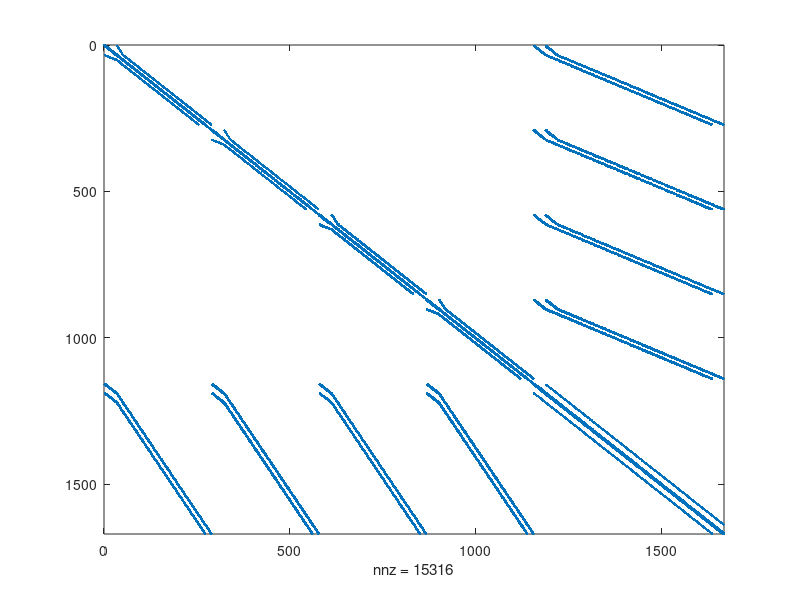

This figure's MATLAB source:
%close all;
%clear all;
load poro.mat;
whos

%Nu Number of p1 dofs
%Np Number of p0 dofs

%   A                                               B

%   Au      0       0       0          B_grad_u     fu
%   0       Av      0       0          B_grad_v     fv
%   0       0       Mx      0          B_grad_x     fx
%   0       0       0       0          B_grad_y     fy
%   B_div_u B_div_v B_div_x B_div_y    J            fb

figure;
spy(A);

x=A\B;